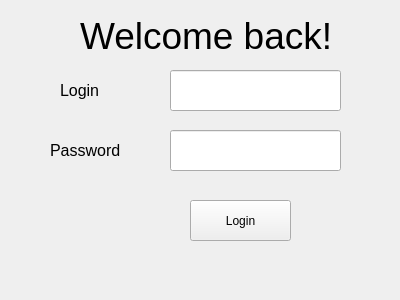
<?xml version="1.0" encoding="UTF-8"?>
<ui version="4.0">
 <class>Form</class>
 <widget class="QWidget" name="Form">
  <property name="geometry">
   <rect>
    <x>0</x>
    <y>0</y>
    <width>400</width>
    <height>300</height>
   </rect>
  </property>
  <property name="windowTitle">
   <string>Form</string>
  </property>
  <widget class="QLineEdit" name="login_line">
   <property name="geometry">
    <rect>
     <x>170</x>
     <y>70</y>
     <width>171</width>
     <height>41</height>
    </rect>
   </property>
  </widget>
  <widget class="QLineEdit" name="pwd_line">
   <property name="geometry">
    <rect>
     <x>170</x>
     <y>130</y>
     <width>171</width>
     <height>41</height>
    </rect>
   </property>
  </widget>
  <widget class="QLabel" name="label">
   <property name="geometry">
    <rect>
     <x>60</x>
     <y>70</y>
     <width>101</width>
     <height>41</height>
    </rect>
   </property>
   <property name="font">
    <font>
     <pointsize>12</pointsize>
    </font>
   </property>
   <property name="text">
    <string>Login</string>
   </property>
  </widget>
  <widget class="QLabel" name="label_2">
   <property name="geometry">
    <rect>
     <x>50</x>
     <y>130</y>
     <width>101</width>
     <height>41</height>
    </rect>
   </property>
   <property name="font">
    <font>
     <pointsize>12</pointsize>
    </font>
   </property>
   <property name="text">
    <string>Password</string>
   </property>
  </widget>
  <widget class="QPushButton" name="login_btn">
   <property name="geometry">
    <rect>
     <x>190</x>
     <y>200</y>
     <width>101</width>
     <height>41</height>
    </rect>
   </property>
   <property name="text">
    <string>Login</string>
   </property>
  </widget>
  <widget class="QLabel" name="label_3">
   <property name="geometry">
    <rect>
     <x>80</x>
     <y>10</y>
     <width>261</width>
     <height>51</height>
    </rect>
   </property>
   <property name="font">
    <font>
     <pointsize>28</pointsize>
    </font>
   </property>
   <property name="text">
    <string>Welcome back!</string>
   </property>
  </widget>
 </widget>
 <resources/>
 <connections/>
</ui>
